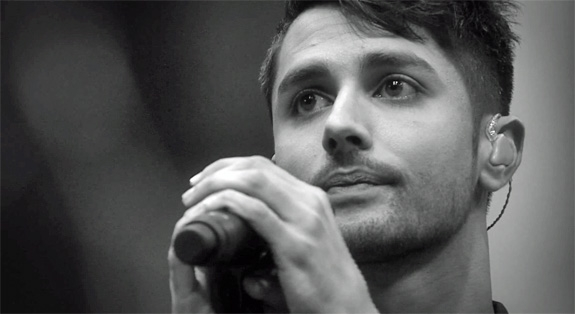
#> input picture DFT/ChiragBilde.jpg, 575 x 314 px, given in place of T.jpg, which was not available
$ python DFT.py   (Python 2 division)
#> lines starting #> are read from the running program, lines starting #| are printed output that depends on the picture; pictures that were not available may be replaced by others from this repository, and a replacement may not be noted
import cv2
import matplotlib.pyplot as plt
import numpy as np
from PIL import Image


# Leser bildet i sort/hvit
img = cv2.imread('T.jpg', 0)
#> img: shape (314, 575); min 0, max 255, mean 87.3

# Omgjør bildet til float32
imf = np.float32(img)

# Finner dft av bildet
dft = cv2.dft(imf, cv2.DFT_ROWS)
#dft = cv2.dft(imf, flags = cv2.DFT_COMPLEX_OUTPUT)

plt.hist(img.ravel(), bins=range(256), fc='k', ec='k')
plt.savefig("spekter.jpg")
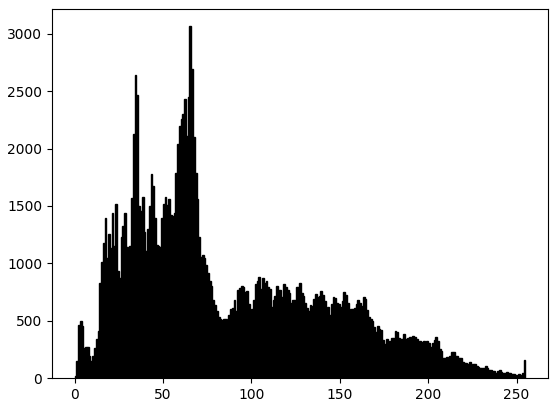
#> figure drawn by matplotlib, 1 panel; tallest bar 3065 high, from x = 65 to 66

# Omgjør bildet til array
img_arr = np.array(dft)

# Klipper dft bildet
height = int(img_arr.shape[0])
#> height = 314
width = int(img_arr.shape[1])
#> width = 575
newheight = int(input(f'Tall mellom 0 og {height}: '))
#> the answer given: 100
#> newheight = 100
newwidth = int(input(f'Tall mellom 0 og {width}: '))
#> the answer given: 100
#> newwidth = 100
img_arr[newheight:, :] = 0
img_arr[:, newwidth:] = 0

# Lagrer klippet dft bildet
img2 = Image.fromarray(img_arr).convert('RGB')
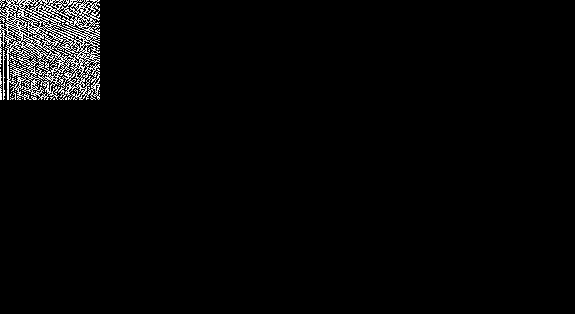
#> img2: PIL image 575x314 RGB; min 0, max 255, mean 6.9
img2.save("klippet1.jpg")

# Finner den inverse discrete cosine transform av dft bildet
img1 = cv2.idft(img_arr)
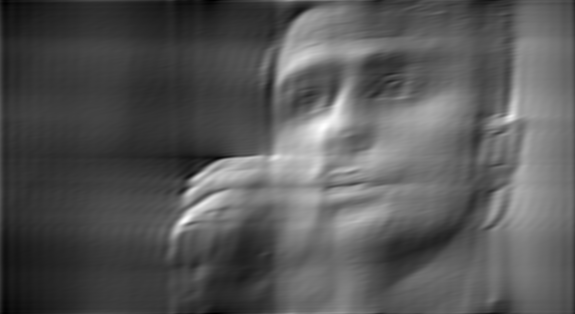
#> img1: shape (314, 575) float32; min -3070052.2, max 51954192, mean 15769249; drawn with min black and max white

# Omgjør bildet til uint8
img1 = np.uint8(img1)
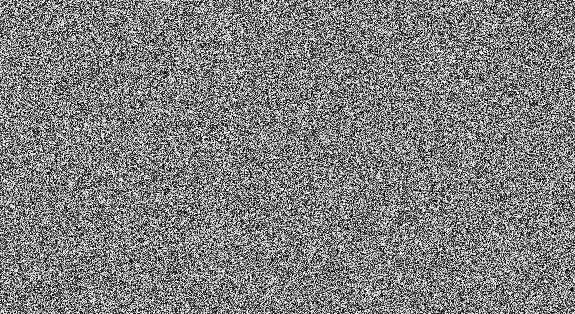
#> img1: shape (314, 575); min 0, max 255, mean 127.2

# Lagrer bildet
all = np.concatenate ((img, img_arr, img1), axis = 1)
cv2.imwrite("DFT.jpg", dft)
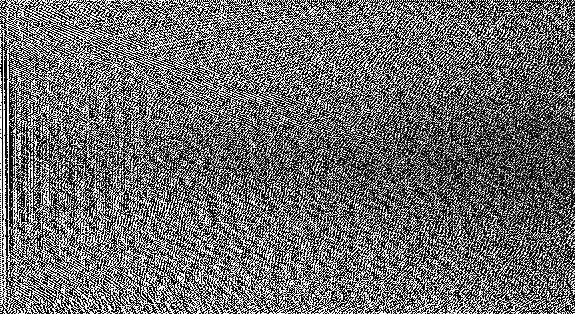
#> saved as DFT.jpg: shape (314, 575); min 0, max 255, mean 107.4
cv2.imwrite("IDFT back image.jpg", all)
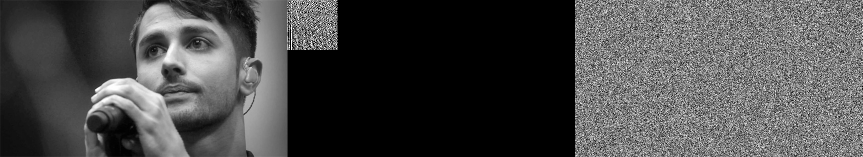
#> saved as IDFT back image.jpg: shape (314, 1725) (shown at 1/2 size); min 0, max 255, mean 73.8

$ run again, on DFT/Joddski.jpg
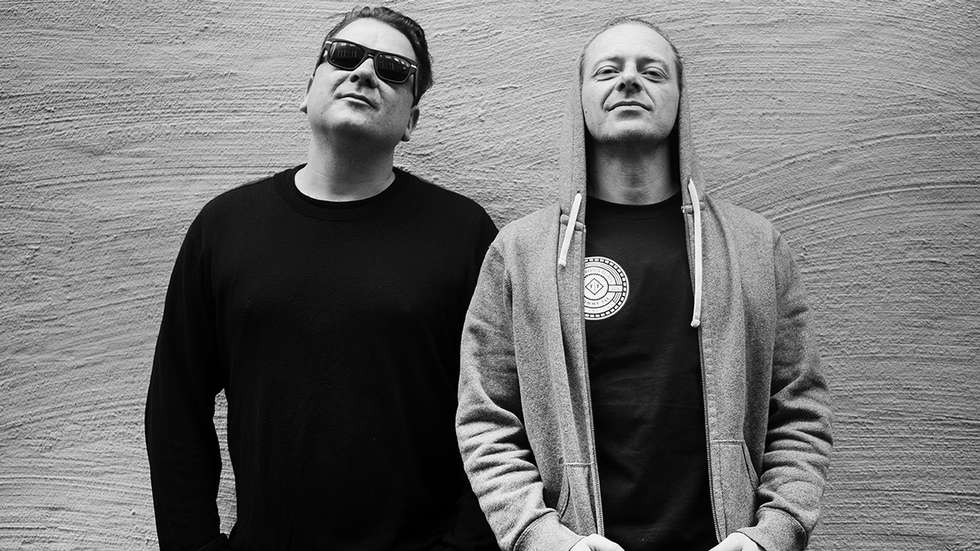
#> input picture DFT/Joddski.jpg, 980 x 551 px, given in place of T.jpg, which was not available
#> img is the input picture: shape (551, 980); min 0, max 255, mean 112.1
#> `cv2.imwrite("DFT.jpg", dft)`:
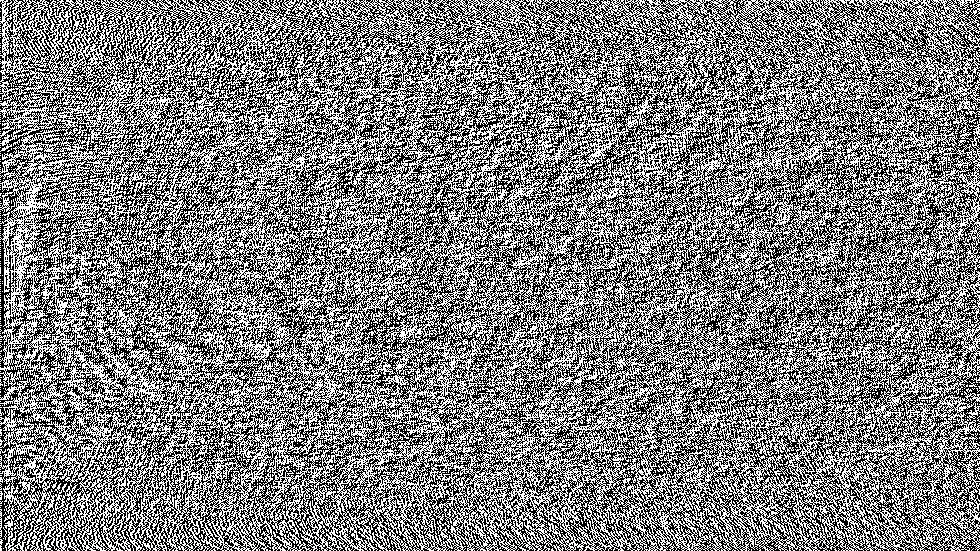
#> saved as DFT.jpg: shape (551, 980); min 0, max 255, mean 125.2
#> `cv2.imwrite("IDFT back image.jpg", all)`:
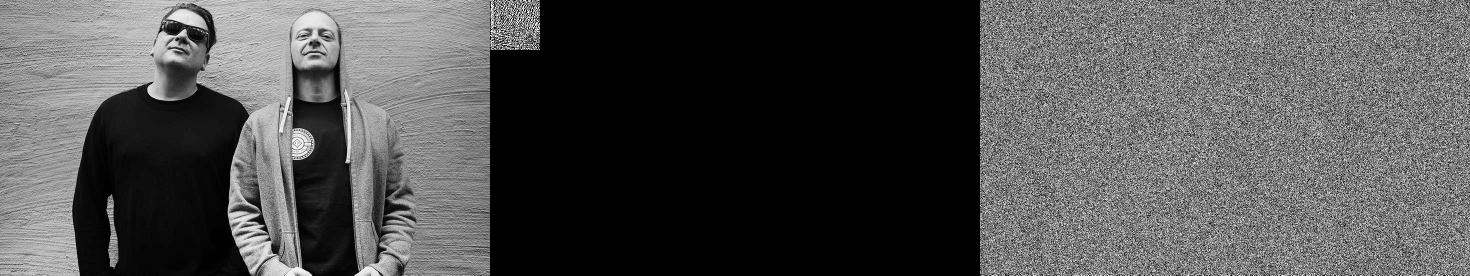
#> saved as IDFT back image.jpg: shape (551, 2940) (shown at 1/2 size); min 0, max 255, mean 79.7

$ run again, on DFT/test.jpg
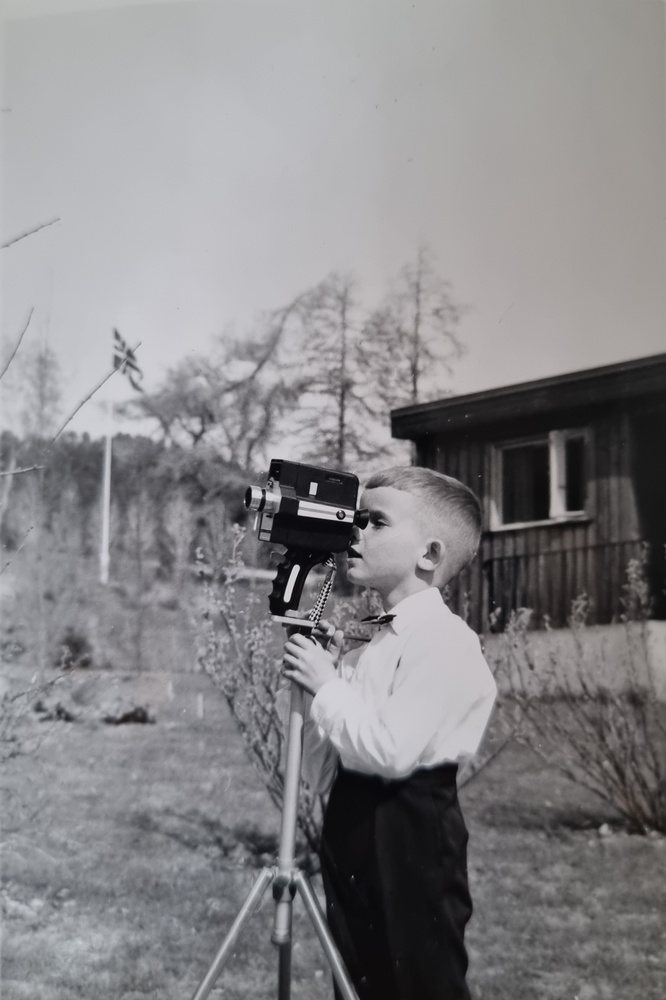
#> input picture DFT/test.jpg, 666 x 1000 px, shrunk from 2200 x 3301 before the run, given in place of T.jpg, which was not available
#> `cv2.imwrite("DFT.jpg", dft)`:
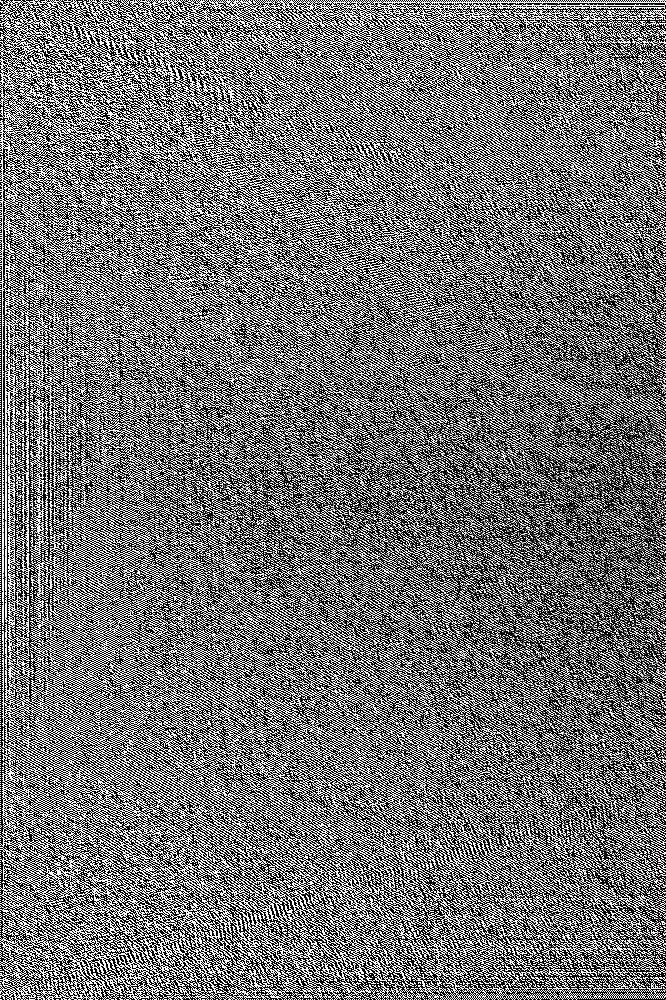
#> saved as DFT.jpg: shape (1000, 666); min 0, max 255, mean 114.9
#> `cv2.imwrite("IDFT back image.jpg", all)`:
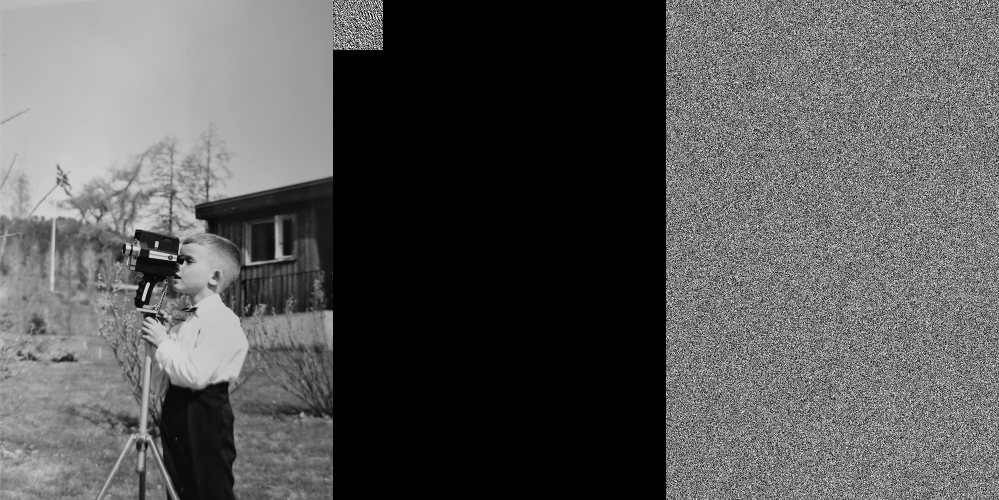
#> saved as IDFT back image.jpg: shape (1000, 1998) (shown at 1/2 size); min 0, max 255, mean 86.8
